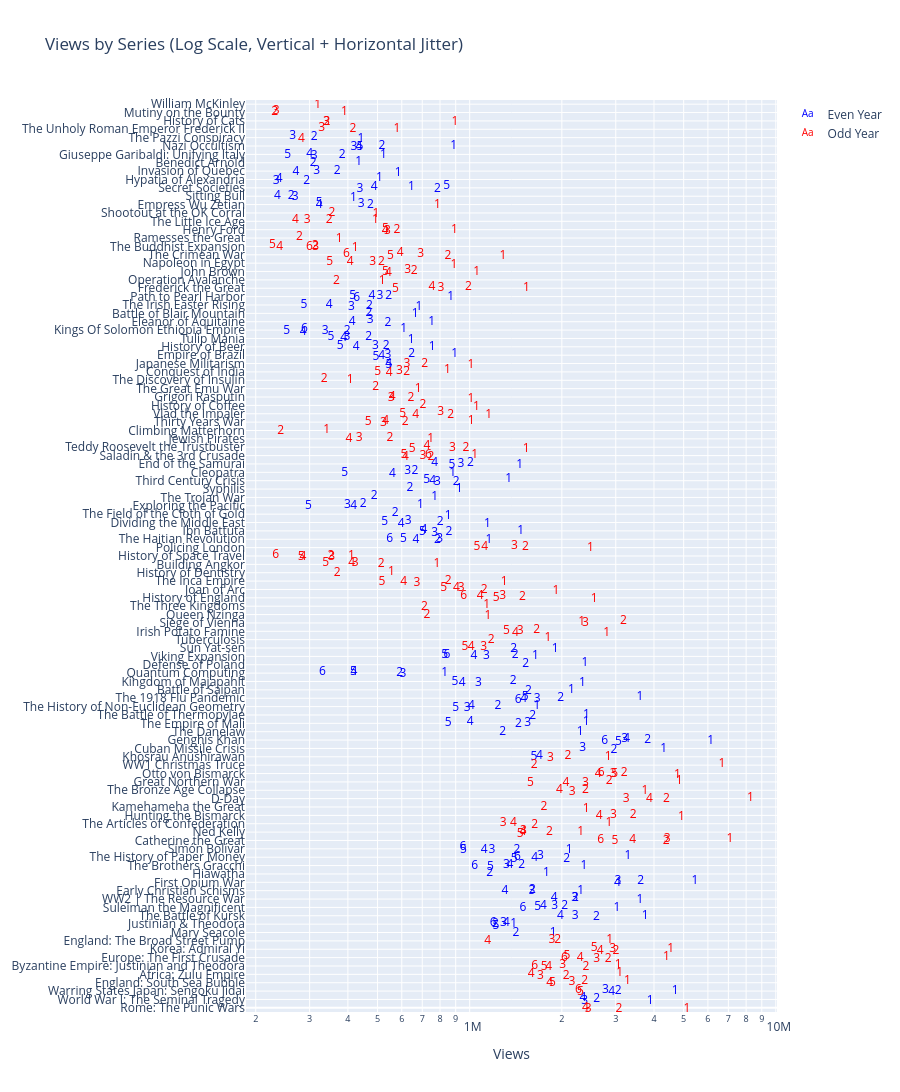

Notebook source saved alongside this figure:
### Code cell
import plotly.graph_objects as go
import numpy as np

# Set height dynamically
series_order = eh_epis["series name"].unique()[::-1]  # reverse order if needed
n_series = len(series_order)
height_per_series = 20
fig_height = n_series * height_per_series

# Map series names to numeric y values
series_to_y = {series: i for i, series in enumerate(series_order)}
eh_epis["y_numeric"] = eh_epis["series name"].map(series_to_y)

# # Apply jitter
# np.random.seed(42)  # for reproducibility

# # Smaller vertical jitter
# vertical_jitter_strength = 0.2
# eh_epis["y_jittered"] = eh_epis["y_numeric"] + np.random.uniform(
#     -vertical_jitter_strength, vertical_jitter_strength, size=len(eh_epis)
# )

# # Horizontal jitter as % of views (5%)
# horizontal_jitter_strength = 0.05
# eh_epis["x_jittered"] = eh_epis["views"] * (
#     1 + np.random.uniform(-horizontal_jitter_strength, horizontal_jitter_strength, size=len(eh_epis))
# )

# Define color map
color_map = {
    "Odd Year": "red",
    "Even Year": "blue"
}

# Create figure
fig = go.Figure()

# Group by year and plot
for group, df_group in eh_epis.groupby("odd even year"):
    fig.add_trace(go.Scatter(
        x=df_group["x_jittered"],
        y=df_group["y_jittered"],
        text=df_group["episode number"].astype(str),
        mode="text",
        name=group,
        textfont=dict(color=color_map.get(group, "black"), size=12),
        hovertext=df_group["title"],
        hoverinfo="text"
    ))

# Layout
fig.update_layout(
    title="Views by Series (Log Scale, Vertical + Horizontal Jitter)",
    height=fig_height,
    yaxis=dict(
        tickmode='array',
        tickvals=list(range(n_series)),
        ticktext=list(series_order),
        automargin=True,
        range=[-0.5, n_series - 0.5],
    ),
    xaxis=dict(
        title="Views",
        type='log'
    )
)

fig.show()

### Figure 1 — Plotly figure (JSON) as saved in the notebook; plotly's stock layout.template omitted (floating-point values rounded to 4 significant figures; data arrays with more than 128 entries replaced by an {"elided": "..."} marker saying what was removed)
{"data": [{"hoverinfo": "text", "hovertext": {"elided": "230 str values"}, "mode": "text", "name": "Even Year", "text": {"elided": "230 str values"}, "textfont": {"color": "blue", "size": 12}, "type": "scatter", "x": {"elided": "230 float values"}, "y": {"elided": "230 float values"}}, {"hoverinfo": "text", "hovertext": {"elided": "231 str values"}, "mode": "text", "name": "Odd Year", "text": {"elided": "231 str values"}, "textfont": {"color": "red", "size": 12}, "type": "scatter", "x": {"elided": "231 float values"}, "y": {"elided": "231 float values"}}], "layout": {"height": 2180, "title": {"text": "Views by Series (Log Scale, Vertical + Horizontal Jitter)"}, "xaxis": {"title": {"text": "Views"}, "type": "log"}, "yaxis": {"automargin": true, "range": [-0.5, 108.5], "tickmode": "array", "ticktext": ["Rome: The Punic Wars", "World War I: The Seminal Tragedy", "Warring States Japan: Sengoku Jidai", "England: South Sea Bubble", "Africa: Zulu Empire", "Byzantine Empire: Justinian and Theodora", "Europe: The First Crusade", "Korea: Admiral Yi", "England: The Broad Street Pump", "Mary Seacole", "Justinian & Theodora", "The Battle of Kursk", "Suleiman the Magnificent", "WW2 | The Resource War", "Early Christian Schisms", "First Opium War", "Hiawatha", "The Brothers Gracchi", "The History of Paper Money", "Simón Bolívar", "Catherine the Great", "Ned Kelly", "The Articles of Confederation", "Hunting the Bismarck", "Kamehameha the Great", "D-Day", "The Bronze Age Collapse", "Great Northern War", "Otto von Bismarck", "WW1 Christmas Truce", "Khosrau Anushirawan", "Cuban Missile Crisis", "Genghis Khan", "The Danelaw", "The Empire of Mali", "The Battle of Thermopylae", "The History of Non-Euclidean Geometry", "The 1918 Flu Pandemic", "Battle of Saipan", "Kingdom of Majapahit", "Quantum Computing", "Defense of Poland", "Viking Expansion", "Sun Yat-sen", "Tuberculosis", "Irish Potato Famine", "Siege of Vienna", "Queen Nzinga", "The Three Kingdoms", "History of England", "Joan of Arc", "The Inca Empire", "History of Dentistry", "Building Angkor", "History of Space Travel", "Policing London", "The Haitian Revolution", "Ibn Battuta", "Dividing the Middle East", "The Field of the Cloth of Gold", "Exploring the Pacific", "The Trojan War", "Syphilis", "Third Century Crisis", "Cleopatra", "End of the Samurai", "Saladin & the 3rd Crusade", "Teddy Roosevelt the Trustbuster", "Jewish Pirates", "Climbing Matterhorn", "Thirty Years War", "Vlad the Impaler", "History of Coffee", "Grigori Rasputin", "The Great Emu War", "The Discovery of Insulin", "Conquest of India", "Japanese Militarism", "Empire of Brazil", "History of Beer", "Tulip Mania", "Kings Of Solomon Ethiopia Empire", "Eleanor of Aquitaine", "Battle of Blair Mountain", "The Irish Easter Rising", "Path to Pearl Harbor", "Frederick the Great", "Operation Avalanche", "John Brown", "Napoleon in Egypt", "The Crimean War", "The Buddhist Expansion", "Ramesses the Great", "Henry Ford", "The Little Ice Age", "Shootout at the OK Corral", "Empress Wu Zetian", "Sitting Bull", "Secret Societies", "Hypatia of Alexandria", "Invasion of Quebec", "Benedict Arnold", "Giuseppe Garibaldi: Unifying Italy", "Nazi Occultism", "The Pazzi Conspiracy", "The Unholy Roman Emperor Frederick II", "History of Cats", "Mutiny on the Bounty", "William McKinley"], "tickvals": [0, 1, 2, 3, 4, 5, 6, 7, 8, 9, 10, 11, 12, 13, 14, 15, 16, 17, 18, 19, 20, 21, 22, 23, 24, 25, 26, 27, 28, 29, 30, 31, 32, 33, 34, 35, 36, 37, 38, 39, 40, 41, 42, 43, 44, 45, 46, 47, 48, 49, 50, 51, 52, 53, 54, 55, 56, 57, 58, 59, 60, 61, 62, 63, 64, 65, 66, 67, 68, 69, 70, 71, 72, 73, 74, 75, 76, 77, 78, 79, 80, 81, 82, 83, 84, 85, 86, 87, 88, 89, 90, 91, 92, 93, 94, 95, 96, 97, 98, 99, 100, 101, 102, 103, 104, 105, 106, 107, 108]}}}
